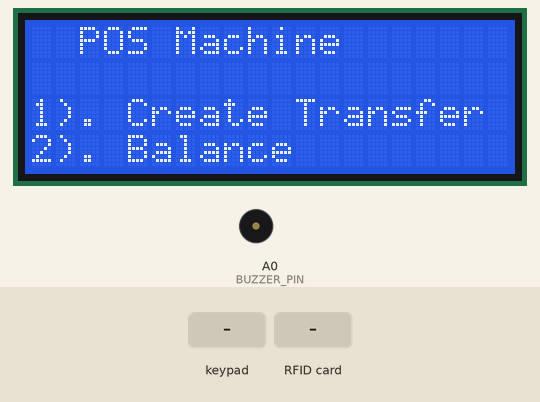
Simulated run of this sketch. Board: Arduino Uno, built with avr-gcc and run on an emulated ATmega328P. Parts: 20×4 character LCD, buzzer (waves = sounding). The inputs (shaded band) are chosen by the test bench. What the sketch prints to the serial monitor is not drawn.

Above: at 1.5 s.
1.6 s: keypad keys 1 2 3 4 # pressed 0.4 s apart
At 4.6 s:
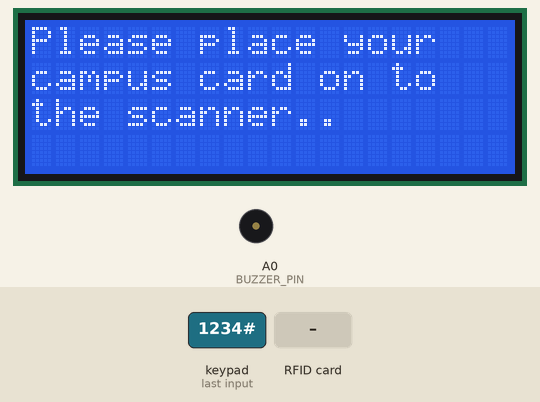
5.1 s: RFID card 5E 7A 19 C4 held to the reader
At 6.1 s:
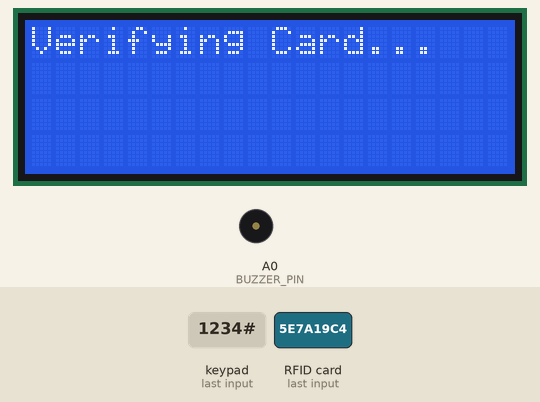
8.1 s: key '1' pressed
At 8.7 s:
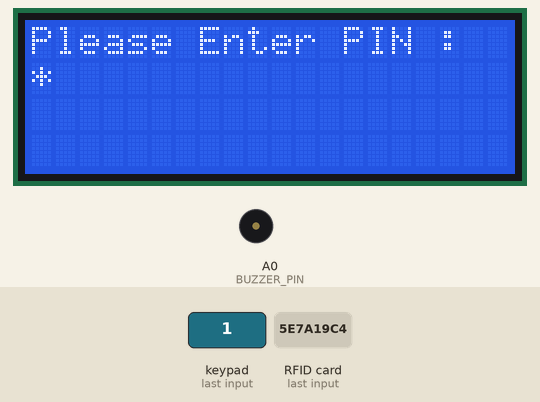
9.6 s: keypad keys 1 2 3 4 pressed 0.4 s apart
At 11.4 s:
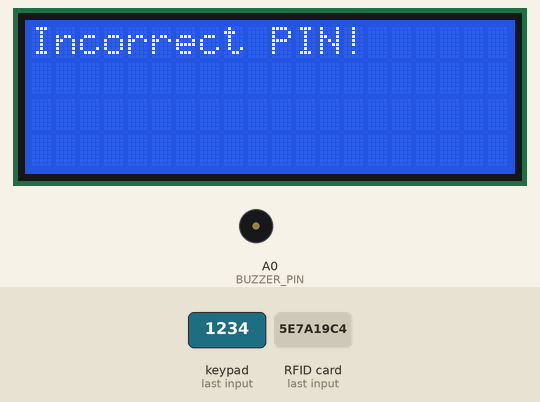
14.2 s: key '2' pressed
At 16.5 s:
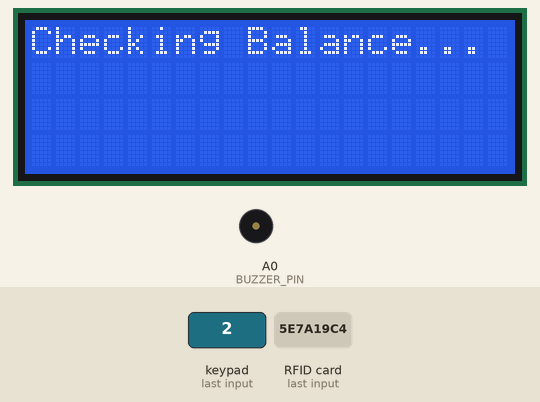
Timing chart, 0 to 17.7 s (numbered marks = the images above; inputs shaded):
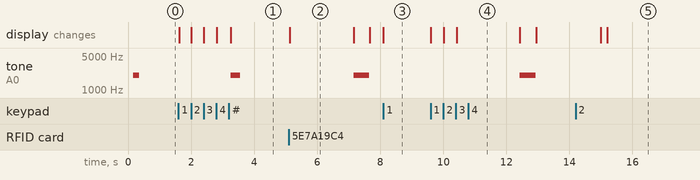

Measured:
- after the input at 1.6 s, tone on A0 (BUZZER_PIN): silent → 2000 Hz after 1.7 s, → silent 0.30 s later; the display: first changes at once (image 1 shows a later state)
- after the input at 5.1 s, tone on A0 (BUZZER_PIN): silent → 2000 Hz after 2.1 s, → silent 0.50 s later; the display: changes at once (image 2)
- after the input at 8.1 s, the display: changes at once (image 3)
- after the input at 9.6 s, tone on A0 (BUZZER_PIN): silent → 2000 Hz after 2.8 s, → silent 0.50 s later; the display: first changes at once (image 4 shows a later state)
- after the input at 14.2 s, the display: first differs from a run without the input after 1.0 s (image 5)
- what the display in image 2 shows lasts 2.1 s, from 5.1 s to 7.2 s

The sketch:

program.ino
```cpp
#include <Wire.h>
#include <LiquidCrystal_I2C.h>
#include <Keypad.h>
#include <MFRC522.h>
#include <SPI.h>

const byte ROWS = 4; // Four rows
const byte COLS = 3; // Three columns

#define BUZZER_PIN A0

char keys[ROWS][COLS] = {
  {'1','2','3'},
  {'4','5','6'},
  {'7','8','9'},
  {'*','0','#'}
};

byte rowPins[ROWS] = {8, 7, 6, 5}; //connect to the row pinouts of the keypad
byte colPins[COLS] = {4, 3, 2}; //connect to the column pinouts of the keypad

#define SS_PIN 10 // Define the Slave Select (SS) pin for RFID module
#define RST_PIN 9 // Define the Reset (RST) pin for RFID module

Keypad keypad = Keypad( makeKeymap(keys), rowPins, colPins, ROWS, COLS );

LiquidCrystal_I2C lcd(0x27, 20, 4); // Set the LCD address to 0x27 for a 20 chars and 4 line display

MFRC522 mfrc522(SS_PIN, RST_PIN);  // Create MFRC522 instance.

const int pinLength = 4; // Length of the PIN
const char correctPIN[pinLength + 1] = "1234"; // Change this to your desired PIN

char enteredPIN[pinLength + 1]; // Buffer to store the entered PIN

int isResetNeeded = 0; // check if reset is requested
bool isInMenu = true; // Flag to indicate whether the system is in the main menu

void buzzerNotification(int delaySeconds=500)
{
  // Inside functions where you want to activate the buzzer, add the following line:
  tone(BUZZER_PIN, 2000); // Activate the buzzer at 2000 Hz

  // Add a delay if you want the buzzer to sound for a specific duration
  delay(delaySeconds); // Sound the buzzer for 500 milliseconds (0.5 seconds)

  // After the delay, turn off the buzzer
  noTone(BUZZER_PIN);
}

void sendCommand(String command)
{
  // Function to send a command to the Python script
  // You can use this function to send commands to the Python script
  // For example, you can send a command to create a transaction
  // or check the balance of the user
  // You can use the Serial communication to send commands to the Python script
  // For example, to send the command "create-transaction" to the Python script

  Serial.println(command); // Send the command to the Python script
}

void setup() {
  lcd.init();
  Serial.begin(9600); // Initialize the Serial communication
  lcd.backlight();
  displayMenu(); // Display the main menu options initially
  SPI.begin();              // Init SPI bus
  mfrc522.PCD_Init();   // Initialize MFRC522 card reader.
  pinMode(BUZZER_PIN, OUTPUT); // Set the buzzer pin as an output
  buzzerNotification(200);
}

void loop() {
  char key = keypad.getKey();

  if (isInMenu && key) { // Check if the system is in the main menu and a key is pressed
    switch (key) {
      case '1':
        // send a command to the python script to create a transaction
        sendCommand("create-transaction");
        createTransaction();
        break;
      case '2':
        checkBalance();
        break;
      default:
        break;
    }
  }
}

void displayMenu() {
  lcd.clear();
  lcd.setCursor(0, 0);
  lcd.print("  POS Machine ");
  lcd.setCursor(0, 2);
  lcd.print("1). Create Transfer");
  lcd.setCursor(0, 3);
  lcd.print("2). Balance");
}

void createTransaction() {
  lcd.clear();
  lcd.setCursor(0, 0);
  lcd.print("Enter amount:");
  lcd.setCursor(0, 1);
  lcd.print("Rs ");
  static String amount = ""; // Variable to store the entered amount

  char key;

  isInMenu = false; // Set flag to false to disable main menu input

  while (true) {
    key = keypad.getKey();

     if (isResetNeeded == 1)
    {
      amount = "";
      isResetNeeded = 0;
    }

    if (key == '*') {
      if (amount.length() > 0) {
        amount.remove(amount.length() - 1);
        lcd.clear();
        lcd.setCursor(0, 0);
        lcd.print("Enter amount:");
        lcd.setCursor(0, 1);
        lcd.print("Rs ");
        lcd.print(amount);
      }
    } else if (key == '#') {
      if (amount.length() > 0) {
        lcd.clear();
        scanCard();
        waitForPIN();
        delay(2000); // Add a delay after completing the transaction
        isInMenu = true; // Set flag to true to enable main menu input
        displayMenu(); // Show the main menu again
        break; // Exit the loop after completing the transaction
      }
    } else if (isDigit(key) && amount.length() < 6) {
      amount += key;
      lcd.print(key);
    }
  }
}

void checkBalance() {
  // Function to check balance
  lcd.clear();
  lcd.setCursor(0, 0);
  lcd.print("Checking Balance...");

  // Send command to Python script to check balance
  sendCommand("check-balance");

  // Wait for response from Python script
  while (!Serial.available()) {
    delay(100); // Wait for data to be available
  }

  // Read balance data from serial
  String balanceData = Serial.readStringUntil('\n');
  balanceData.trim(); // Remove leading and trailing whitespaces

  // Parse balance data and display on LCD
  if (balanceData.startsWith("Balance:")) {
    String balanceValue = balanceData.substring(8); // Extract balance value
    lcd.clear();
    lcd.setCursor(0, 0);
    lcd.print("Your balance is:");
    lcd.setCursor(0, 2);
    lcd.print("Rs ");
    lcd.print(balanceValue);
  } else {
    lcd.clear();
    lcd.setCursor(0, 0);
    lcd.print("Failed to fetch");
    lcd.setCursor(0, 1);
    lcd.print("balance!");
  }

  buzzerNotification();
  delay(5000); // Add a delay after displaying balance
  isInMenu = true; // Set flag to true to enable main menu input
  displayMenu(); // Show the main menu again
}

void scanCard() {
  lcd.clear();
  lcd.setCursor(0, 0);
  lcd.print("Please place your");
  lcd.setCursor(0, 1);
  lcd.print("campus card on to");
  lcd.setCursor(0, 2);
  lcd.print("the scanner.. ");

  buzzerNotification(300);

  bool cardDetected = false;

  // Loop until a card is detected
  while (!cardDetected) {
    // Check for new cards.
    if (mfrc522.PICC_IsNewCardPresent() && mfrc522.PICC_ReadCardSerial()) {
      // Get card UID.
      lcd.clear();
      lcd.setCursor(0, 0);
      lcd.print("Verifying Card...");
      delay(2000);

      String cardUID = "";
      for (byte i = 0; i < mfrc522.uid.size; i++) {
        cardUID += String(mfrc522.uid.uidByte[i] < 0x10 ? "0" : "");
        cardUID += String(mfrc522.uid.uidByte[i], HEX);
      }

      // Print card UID to LCD.
      lcd.clear();
      lcd.setCursor(0, 0);
      lcd.print("Initiating");
      lcd.setCursor(0, 1);
      lcd.print("transaction....");

      // Halt PICC.
      mfrc522.PICC_HaltA();
      // Stop encryption on PCD.
      mfrc522.PCD_StopCrypto1();

      cardDetected = true; // Set flag to true to exit the loop
    }
  }
  buzzerNotification();
}

void waitForPIN() {
  lcd.clear();
  lcd.setCursor(0, 0);
  lcd.print("Please Enter PIN :");
  lcd.setCursor(0, 1);

  int index = 0;
  char key;

  while (index < pinLength) {
    key = keypad.getKey();
    if (key && isDigit(key)) {
      enteredPIN[index++] = key;
      lcd.setCursor(index - 1, 1);
      lcd.print('*');
    }
  }

  enteredPIN[pinLength] = '\0';

  if (strcmp(enteredPIN, correctPIN) == 0) {
    lcd.clear();
    lcd.setCursor(0, 0);
    lcd.print("Success!");
    isResetNeeded = 1;
    buzzerNotification(1000);
    // Do something when PIN is correct, like completing the transaction
  } else {
    lcd.clear();
    lcd.setCursor(0, 0);
    lcd.print("Incorrect PIN!");
    delay(2000); // Display incorrect message for 2 seconds
    lcd.clear();
    lcd.setCursor(0, 0);
    isResetNeeded = 1;
    buzzerNotification();
    lcd.print("Enter amount:");
    lcd.setCursor(0, 1);
  }
}
```
